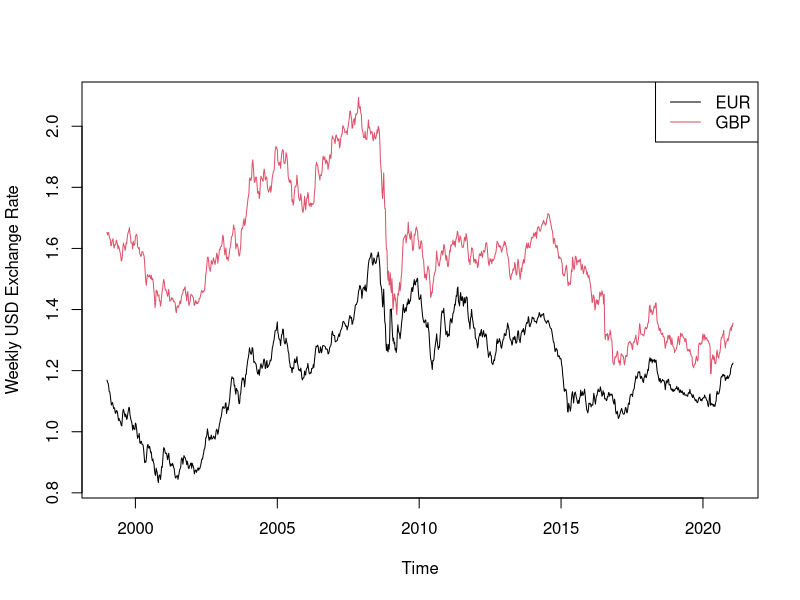
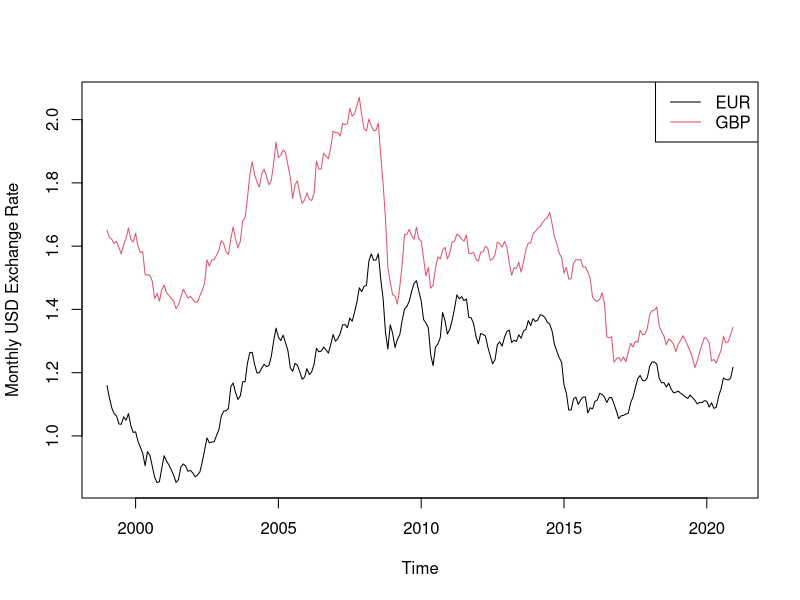
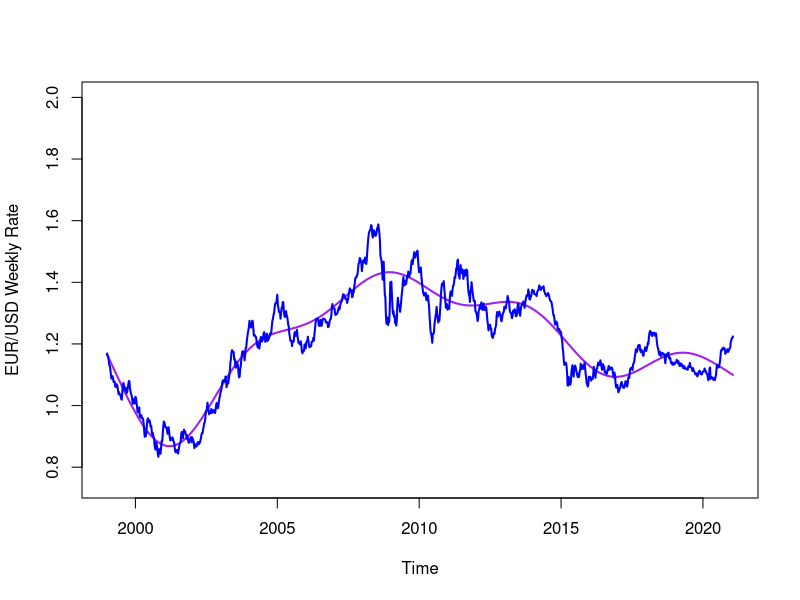
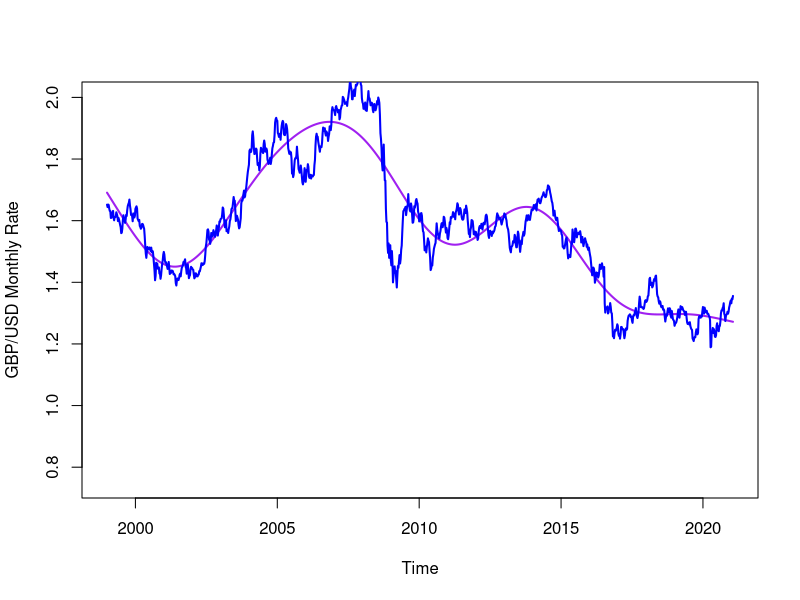
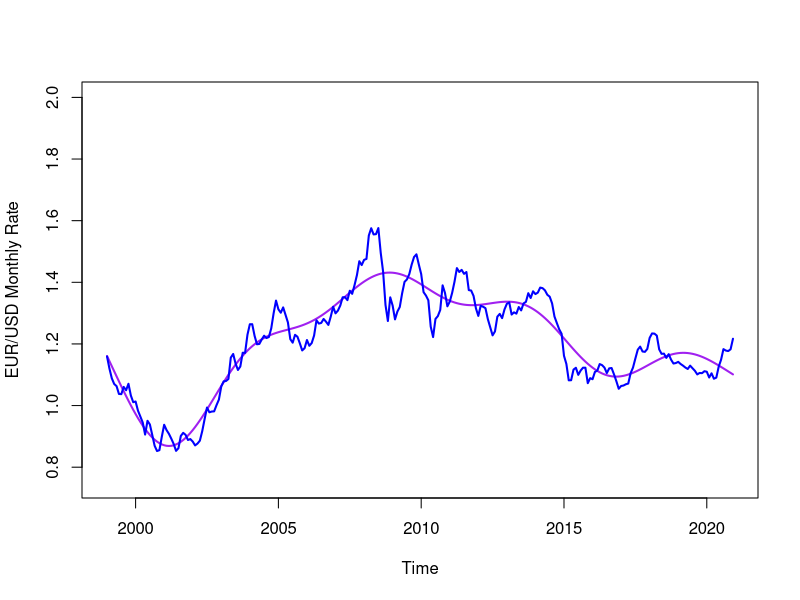
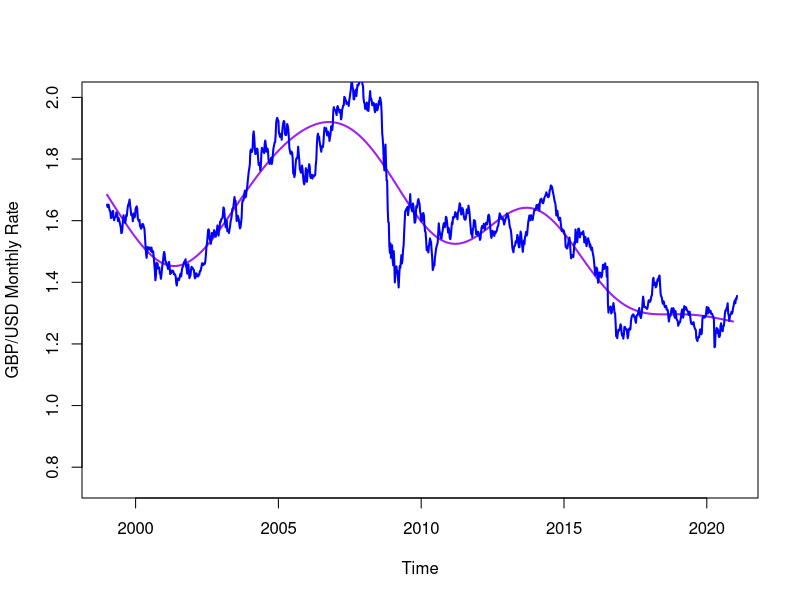
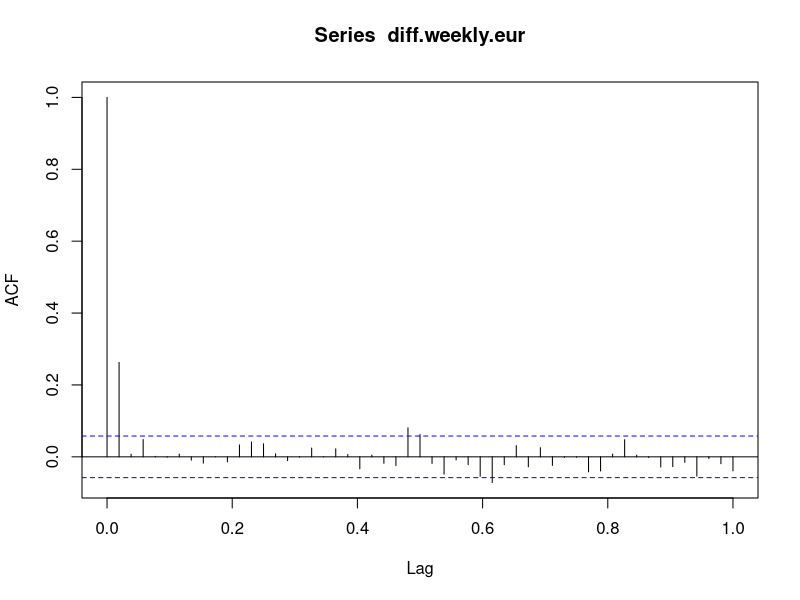
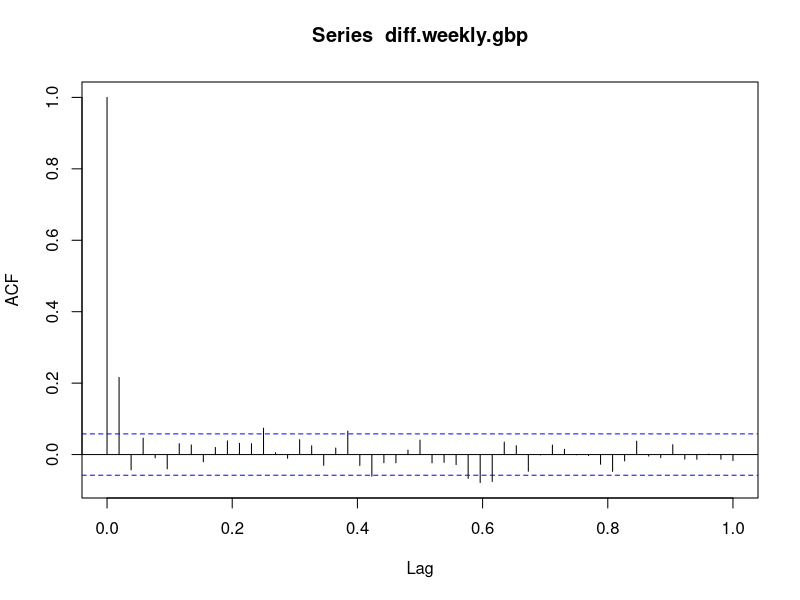

Reproduce these figures in R, in order.
## ---- chunk 1

# Set up the default parameters
# 1. The code block will be shown in the document
# 2. set up figure display size
# 3. turn off all the warnings and messages

knitr::opts_chunk$set(echo = TRUE)
knitr::opts_chunk$set(fig.width = 8, fig.height = 4)
knitr::opts_chunk$set(warning = FALSE, message = FALSE)

## ---- chunk 2

library(zoo)
library(lubridate)
library(mgcv)

## ---- chunk 3

daily <- read.csv("DailyCurrencyData.csv", head = TRUE)
monthly <- read.csv("MonthlyCurrencyData.csv", head = TRUE)

daily$Date <- as.Date(daily$Date, "%m/%d/%Y")
monthly$Date <- as.Date(paste0(monthly$Date, "-01"), "%Y-%m-%d")
colnames(monthly) <- colnames(daily)

## ---- chunk 4

daily <- na.locf(daily)

weekly <- daily
weekly$Date <- floor_date(weekly$Date, "week")
weekly <- aggregate(weekly[, 2:3], by = list(weekly$Date), FUN = mean)
colnames(weekly)[1] <- "Date"


weekly.TS = ts(weekly[-1], start = 1999, freq = 52)
monthly.TS = ts(monthly[-1], start = 1999, freq = 12)

plot(weekly.TS, plot.type="single", col=1:ncol(weekly.TS), ylab="Weekly USD Exchange Rate")
legend("topright", colnames(weekly.TS), col=1:ncol(weekly.TS), lty=1)


plot(monthly.TS, plot.type="single", col=1:ncol(monthly.TS), ylab="Monthly USD Exchange Rate")
legend("topright", colnames(weekly.TS), col=1:ncol(monthly.TS), lty=1)

## ---- chunk 5
# Weekly spline fit
time.pts = c(1:length(weekly.TS[, 'EUR']))

eur.gam.fit = gam(weekly.TS[, 'EUR']~s(time.pts))
weekly.eur.fit.gam = ts(fitted(eur.gam.fit), start = 1999, freq = 52)
ts.plot(weekly.eur.fit.gam,lwd=2,col="purple", ylab="EUR/USD Weekly Rate", ylim=c(0.75,2))
lines(weekly.TS[, 'EUR'],lwd=2,col="blue")

gbp.gam.fit = gam(weekly.TS[, 'GBP']~s(time.pts))
weekly.gbp.fit.gam = ts(fitted(gbp.gam.fit), start = 1999, freq = 52)
ts.plot(weekly.gbp.fit.gam,lwd=2,col="purple", ylab="GBP/USD Monthly Rate", ylim=c(0.75,2))
lines(weekly.TS[, 'GBP'],lwd=2,col="blue")



# Monthly spline fit
time.pts = c(1:length(monthly.TS[, 'EUR']))

eur.gam.fit = gam(monthly.TS[, 'EUR']~s(time.pts))
monthly.eur.fit.gam = ts(fitted(eur.gam.fit), start = 1999, freq = 12)
ts.plot(monthly.eur.fit.gam,lwd=2,col="purple", ylab="EUR/USD Monthly Rate", ylim=c(0.75,2))
lines(monthly.TS[, 'EUR'],lwd=2,col="blue")

gbp.gam.fit = gam(monthly.TS[, 'GBP']~s(time.pts))
monthly.gbp.fit.gam = ts(fitted(gbp.gam.fit), start = 1999, freq = 12)
ts.plot(monthly.gbp.fit.gam,lwd=2,col="purple", ylab="GBP/USD Monthly Rate", ylim=c(0.75,2))
lines(weekly.TS[, 'GBP'],lwd=2,col="blue")

## ---- chunk 6
# Weekly Diff
diff.weekly.eur = diff(weekly.TS[, 'EUR'])
diff.weekly.gbp = diff(weekly.TS[, 'GBP'])
acf(diff.weekly.eur, lag=52, lag.max = 52)
acf(diff.weekly.gbp, lag=52, lag.max = 52)


# Monthly Diff
diff.monthly.eur = diff(monthly.TS[, 'EUR'])
diff.monthly.gbp = diff(monthly.TS[, 'GBP'])
acf(diff.monthly.eur, lag=12, lag.max = 12)
acf(diff.monthly.gbp, lag=12, lag.max = 12)

## ---- chunk 7
n = length(weekly.TS[,'EUR'])-8
max.order = 9
p=c(1:max.order)-1; q=c(1:max.order)-1
aic=matrix(0,max.order,max.order)

# EUR/USD Weekly
test.eur.weekly = tail(weekly.TS[,'EUR'], n=8)
train.eur.weekly = weekly.TS[1:n,'EUR']

# d=1
# for (i in 1:max.order){
#   for(j in 1:max.order){
#     mod.ij = arima(train.eur.weekly, order=c(p[i], d, q[j]), method='ML')
#     aic[i,j] = mod.ij$aic-2*(p[i]+q[j]+1)+2*(p[i]+q[j]+1)*n/(n-p[i]-q[j]-2)
#   }
# }
# Best for EUR/USD is: AICC=-6728.756 with order p=1,d=1,q=2
final.eur.arima = arima(train.eur.weekly, order=c(1,1,2), method='ML')
final.eur.arima


# GBP/USD Weekly
test.gbp.weekly = tail(weekly.TS[,'GBP'], n=8)
train.gbp.weekly = weekly.TS[1:n,'GBP']

# d=2
# for (i in 1:max.order){
#   for(j in 1:max.order){
#     mod.ij = arima(train.gbp.weekly, order=c(p[i], d, q[j]), method='ML')
#     aic[i,j] = mod.ij$aic-2*(p[i]+q[j]+1)+2*(p[i]+q[j]+1)*n/(n-p[i]-q[j]-2)
#   }
# }
# Best for GBP/USD is: AICC=-6154.025 with order p=3,d=2,q=5
final.gbp.arima = arima(train.gbp.weekly, order=c(3,2,5), method='ML')
final.gbp.arima

## ---- chunk 8
## p-value function for the z-test taking as input the test statistic
pvalue.coef <- function(tv) {
  2 * (1 - pnorm(abs(tv)))
}

tv.eur.weekly <-as.numeric(final.eur.arima$coef)/as.numeric(sqrt(diag(final.eur.arima$var.coef)))
tv.gbp.weekly <-as.numeric(final.gbp.arima$coef)/as.numeric(sqrt(diag(final.gbp.arima$var.coef)))

## Apply the pvalue.coef function
pvalues.eur.weekly <- sapply(tv.eur.weekly, pvalue.coef)
pvalues.gbp.weekly <- sapply(tv.gbp.weekly, pvalue.coef)

pvalues.eur.weekly
pvalues.gbp.weekly
## ---- chunk 9
# EUR/USD
arima.pred = train.eur.weekly - final.eur.arima$residuals
acf(arima.pred, lag.max=52)
pacf(arima.pred, lag.max=52)
plot(arima.pred, main="EUR/USD ARIMA", col="red")
lines(train.eur.weekly, col="green")
plot(final.eur.arima$residuals, main="EUR/USD Residuals")
hist(final.eur.arima$residuals, main="EUR/USD Residuals Hist")

# GBP/USD
arima.pred = train.gbp.weekly - final.gbp.arima$residuals
acf(arima.pred, lag.max=52)
pacf(arima.pred, lag.max=52)
plot(arima.pred, main="GBP/USD ARIMA", col="red")
lines(train.gbp.weekly, col="green")
plot(final.gbp.arima$residuals, main="GBP/USD Residuals")
hist(final.gbp.arima$residuals, main="GBP/USD Residuals Hist")

## ---- chunk 10


## ---- chunk 11

## ---- chunk 12



## ---- chunk 13


## ---- chunk 14

## ---- chunk 15

## ---- chunk 16



